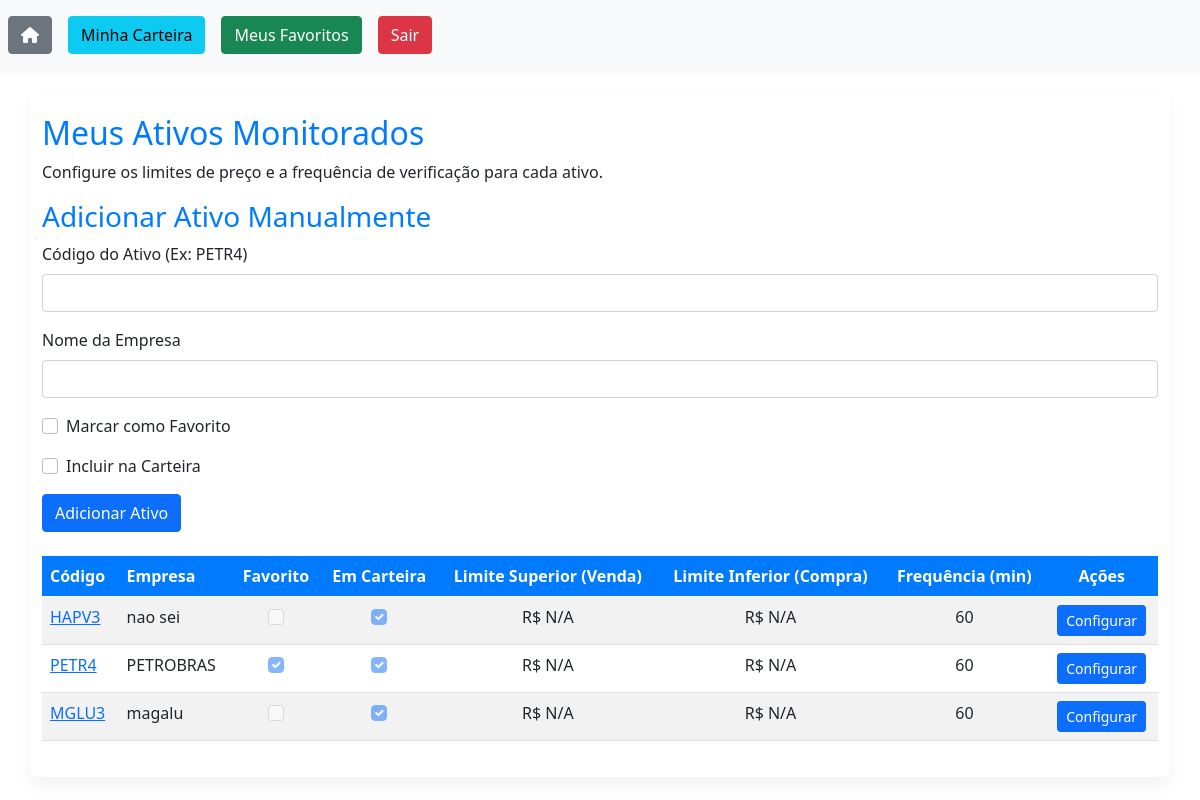
The app's page /ativos_user/carteira/ (signed in), older data.
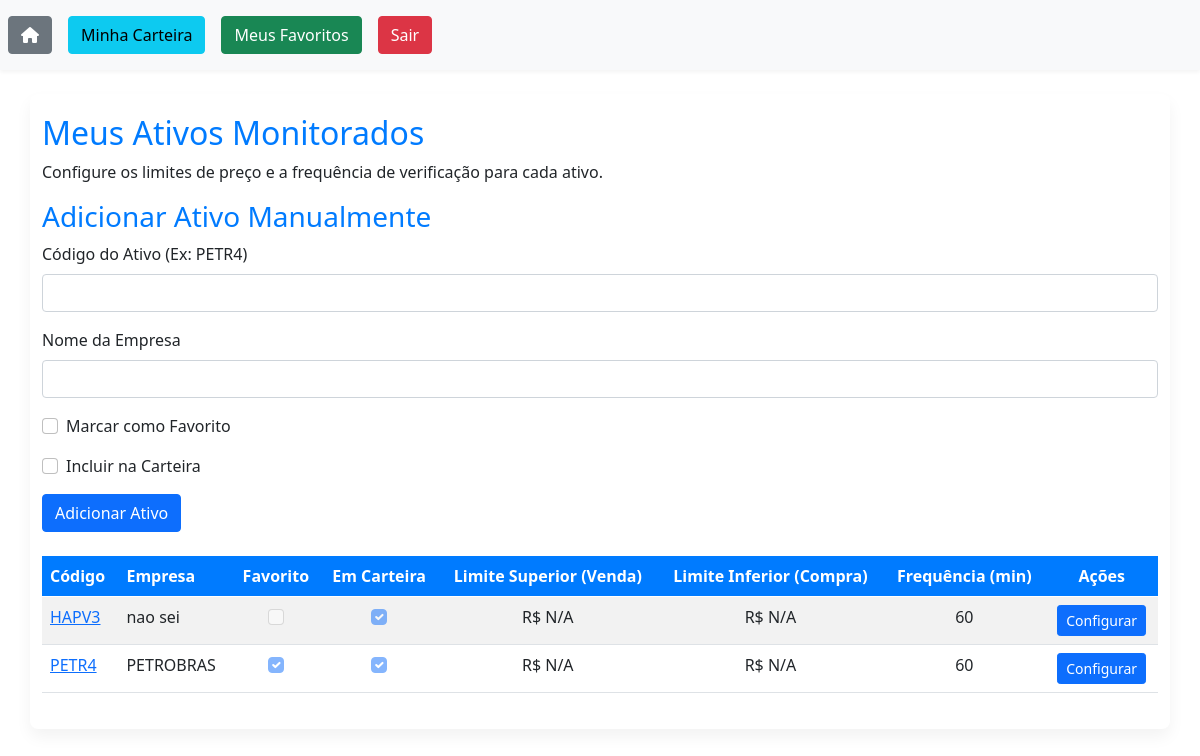
The same page, newer data.
### ativos_user/models.py (models this page shows, shortened)
class AtivosUser(models.Model):
    user = models.ForeignKey(User, on_delete=models.CASCADE)
    ativo = models.ForeignKey(Ativo, on_delete=models.CASCADE) # Alterado para o novo modelo Ativo
    limite_superior = models.DecimalField(max_digits=10, decimal_places=2, null=True, blank=True)
    limite_inferior = models.DecimalField(max_digits=10, decimal_places=2, null=True, blank=True)
    intervalo_verificacao = models.IntegerField(default=60)  # in minutes
    favorito = models.BooleanField(default=False)
    em_carteira = models.BooleanField(default=False)

class Ativo(models.Model): # Novo modelo Ativo
    cod_ativo = models.CharField(max_length=10, unique=True)
    nome_empresa = models.CharField(max_length=100)

### ativos_user/views.py (the view)
# urls.py: path('carteira/', carteira, name='carteira'), # URL para a carteira
@login_required(login_url='login')
def carteira(request): # Renomeado de favoritos para carteira
    user = request.user
    busca = request.GET.get('cod-ativo')
    if busca:
        ativos_list = AtivosUser.objects.filter(
            Q(ativo__cod_ativo__icontains=busca) | Q(ativo__nome_empresa__icontains=busca),
            user=user,
            em_carteira=True # Filtrar por em_carteira
        )
    else:
        ativos_list = AtivosUser.objects.filter(user=user, em_carteira=True) # Filtrar por em_carteira
    for ativo in ativos_list:
        ativo.form = AtivoUserForm(instance=ativo)
    paginacao = Paginator(ativos_list, 10)
    page = request.GET.get('page')
    ativos_por_pagina = paginacao.get_page(page)
    return render(request, 'favoritos.html', {'ativos': ativos_por_pagina, "favorito": True}) # Renderizar o template 'favoritos.html' por enquanto

### ativos_user/templates/favoritos.html (shortened to what this page needs)
{% extends 'base.html' %}
{% load static %}
{% block body %}
<div class="container mt-4">
    <div class="row">
        <div class="col">
            <h2>Meus Ativos Monitorados</h2>
            <p>Configure os limites de preço e a frequência de verificação para cada ativo.</p>
        </div>
    </div>
    <div class="row mb-4">
        <div class="col-md-12">
            <h3>Adicionar Ativo Manualmente</h3>
            <form method="POST" action="{% url 'ativos_user:add_manual_asset' %}">
                <div class="mb-3">
                    <label for="cod_ativo_manual" class="form-label">Código do Ativo (Ex: PETR4)</label>
                    <input type="text" class="form-control" id="cod_ativo_manual" name="cod_ativo" required>
                </div>
                <div class="mb-3">
                    <label for="nome_empresa_manual" class="form-label">Nome da Empresa</label>
                    <input type="text" class="form-control" id="nome_empresa_manual" name="nome_empresa" required>
                </div>
                <div class="mb-3 form-check">
                    <input type="checkbox" class="form-check-input" id="favorito_manual" name="favorito">
                    <label class="form-check-label" for="favorito_manual">Marcar como Favorito</label>
                </div>
                <div class="mb-3 form-check">
                    <input type="checkbox" class="form-check-input" id="em_carteira_manual" name="em_carteira">
                    <label class="form-check-label" for="em_carteira_manual">Incluir na Carteira</label>
                </div>
                <button type="submit" class="btn btn-primary">Adicionar Ativo</button>
            </form>
        </div>
    </div>
    <div class="table-responsive">
        <table class="table table-striped table-hover">
            <thead class="thead-dark">
                <tr>
                    <th scope="col">Código</th>
                    <th scope="col">Empresa</th>
                    <th scope="col" class="text-center">Favorito</th>
                    <th scope="col" class="text-center">Em Carteira</th>
                    <th scope="col" class="text-center">Limite Superior (Venda)</th>
                    <th scope="col" class="text-center">Limite Inferior (Compra)</th>
                    <th scope="col" class="text-center">Frequência (min)</th>
                    <th scope="col" class="text-center">Ações</th>
                </tr>
            </thead>
            <tbody>
                {% for ativo in ativos %}
                <tr>
                    <td>
                        <a href="{% url 'ativos_user:detalhes_ativo' ativo.id %}">{{ ativo.ativo.cod_ativo }}</a>
                    </td>
                    <td>{{ ativo.ativo.nome_empresa }}</td>
                    <td class="text-center">
                        <input class="form-check-input" type="checkbox" {% if ativo.favorito %} checked {% endif %} disabled>
                    </td>
                    <td class="text-center">
                        <input class="form-check-input" type="checkbox" {% if ativo.em_carteira %} checked {% endif %} disabled>
                    </td>
                    <td class="text-center">R$ {{ ativo.limite_superior|default:"N/A" }}</td>
                    <td class="text-center">R$ {{ ativo.limite_inferior|default:"N/A" }}</td>
                    <td class="text-center">{{ ativo.intervalo_verificacao|default:"N/A" }}</td>
                    <td class="text-center">
                        <button type="button" class="btn btn-primary btn-sm" data-bs-toggle="modal" data-bs-target="#configModal-{{ ativo.id }}">
                            Configurar
                        </button>
                    </td>
                </tr>
                {% empty %}
                <tr>
                    <td colspan="8" class="text-center">Você ainda não adicionou ativos para monitorar.</td>
                </tr>
                {% endfor %}
            </tbody>
        </table>
    </div>
</div>
{% endblock %}

Row changes from the older to the newer data that the page shows:
no longer on this page (row edited): AtivosUser: ativo.cod_ativo "MGLU3", ativo.nome_empresa "magalu", em_carteira "☑", limite_superior "N/A", limite_inferior "N/A", intervalo_verificacao "60"
